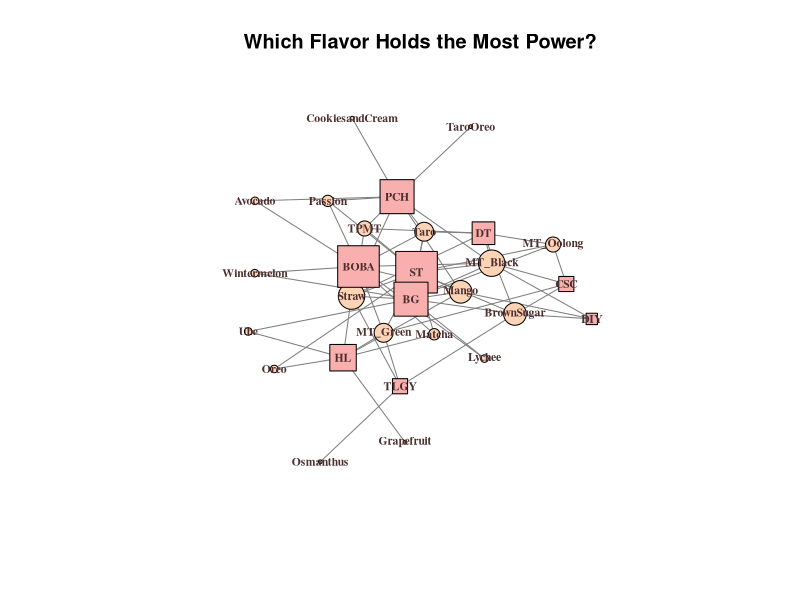
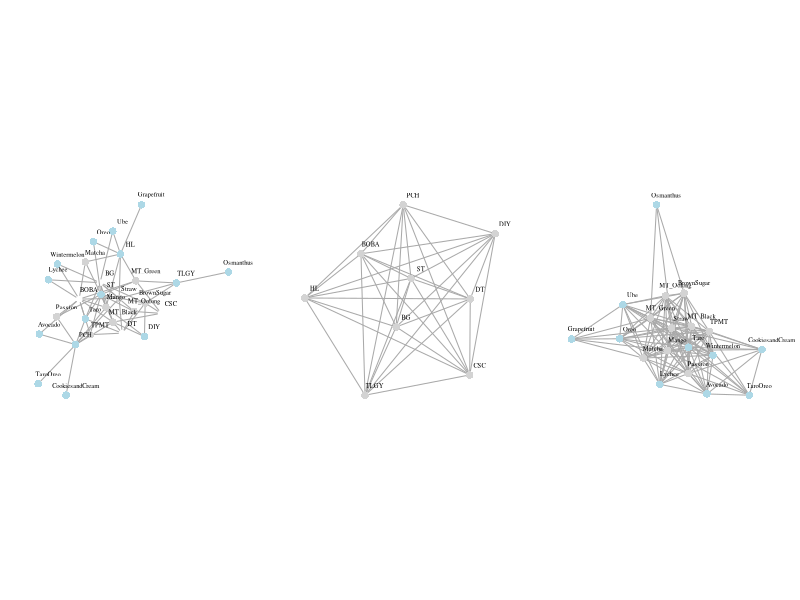
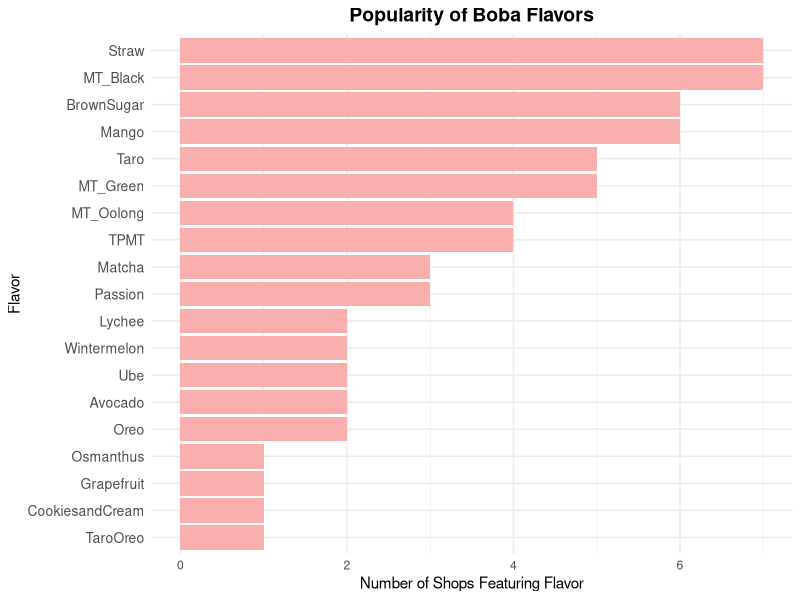

Here is the R script that generated these plots, in order:
## ---- chunk 1
#insert packages
library(igraph)

#read in boba_data csv and create it into a matrix
trial <- read.table("Boba_Data.csv", sep = ",", header = TRUE)

trial <- as.matrix(trial)

#create bi adjacency matrix 
boba <- graph_from_biadjacency_matrix(trial)

id <- c(1,2,3,4,5,6,7,8,9,10,11,12,13,14,15,16,17,18,19,20,21,22,23,24,25,26,27,28)
mode <- c(1,1,1,1,1,1,1,1,1,1,1,1,1,1,1,1,1,1,1,2,2,2,2,2,2,2,2,2) # create mode membership
nodes <- data.frame(id,mode)

## ---- chunk 2
#allows for the labels 
rownames(trial) <- c("TPMT", "MT_Black","MT_Oolong", "MT_Green", "Mango", "Straw", "Passion", "BrownSugar", "Matcha", "Taro", "TaroOreo", "Oreo", "Avocado", "CookiesandCream", "Ube", "Grapefruit", "Osmanthus", "Wintermelon", "Lychee")
colnames(trial) <- c("ST", "PCH", "HL", "DIY", "TLGY", "DT", "BG", "BOBA", "CSC")

V(boba)$name <- c(rownames(trial), colnames(trial))
V(boba)$size <- degree(boba) * 2.2
V(boba)$label.cex <- 0.7
V(boba)$label.degree <- 2
set.seed(5)
boba_plot <- plot(boba, 
     vertex.color=ifelse(nodes[V(boba), 2] == 1, "#FFD3B5", "#F9AFAE"),
     vertex.label = V(boba)$name,
     vertex.label.color = "#4B2E2E",
     vertex.label.font = 2,
     frame.color = NA,
     vertex.shape = ifelse(nodes[V(boba), 2] == 1, "circle", "square"),
     edge.color = "#7E7E7E",
     layout = layout_with_graphopt,
     main = "Which Flavor Holds the Most Power?"
    
     
    
    )

## ---- chunk 3

shops <- trial%*%t(trial)

# shop-by-shop matrix
shopnet <- graph_from_adjacency_matrix(shops, mode="undirected", 
                                          diag = FALSE, weighted = TRUE) # graph object of shop-by-shop network

# flavor-by-flavor matrix showing the number of shops co-supporting each pair of flavors
flavors <- t(trial)%*%(trial) # pre-multiply the transpose by the original matrix to get a flavor preference-by-flavor preference matrix with weighted ties showing the number of shops they share in common

flavornet <- graph_from_adjacency_matrix(flavors, mode = "undirected",
                                         diag = FALSE, weighted = TRUE) # graph object of flavor-by-flavor network
id <- c(1,2,3,4,5,6,7,8,9,10,11,12,13,14,15,16,17,18,19,20,21,22,23,24) # create node ids

# a graph object of the original two-mode data set
trialnet <- graph_from_biadjacency_matrix(trial) # graph object from original two-mode matrix

# visualize all three graph objects and include edge weights when appropriate (use a 1x3 plot space)

id <- c(1,2,3,4,5,6,7,8,9,10,11,12,13,14,15,16,17,18,19,20,21,22,23,24) # create node ids
mode <- c(1,1,1,1,1,1,1,1,1,2,2,2,2,2,2,2,2,2,2,2,2,2,2,2) # create mode membership
trial_nodes <- data.frame(id, mode) # create node data frame to differentiate modes

par(mfrow=c(1,3), mar=c(4,2,4,2), mgp=c(2,0.5,0))

plot(trialnet, vertex.label.cex=.6, vertex.label.color="black", vertex.size=8, 
     vertex.color=ifelse(trial_nodes[V(trialnet), 2] == 1, "lightgray", "lightblue"),
     vertex.frame.color="NA", vertex.label.dist=2)

plot(flavornet, vertex.label.cex=.6, vertex.label.color="black", vertex.size=8, 
     vertex.color=ifelse(trial_nodes[V(trialnet), 2] == 1, "lightgray", "lightblue"),
     vertex.frame.color="NA", vertex.label.dist=2)

plot(shopnet, vertex.label.cex=.6, vertex.label.color="black", vertex.size=8, 
               vertex.color=ifelse(trial_nodes[V(trialnet), 2] == 1, "lightgray", "lightblue"),
               vertex.frame.color="NA", vertex.label.dist=2)

# What is/are the most central policy preferences in the  network? (it is up to you to define and operationalize "central")
degree(flavornet)  

# Which organization would you identify as a potential broker of disparate policy preferences to build a coalition?
betweenness(shopnet, directed = FALSE)

## ---- chunk 4
# Only keep the flavor nodes (first rows of the adjacency matrix)
flavor_names <- rownames(trial)
shop_names <- colnames(trial)

# Calculate degree (number of shops listing that flavor as popular)
flavor_popularity <- rowSums(trial)

# Create a data frame for ggplot
flavor_df <- data.frame(
  Flavor = factor(flavor_names, levels = flavor_names[order(flavor_popularity)]),  # for ordered bar chart
  Popularity = flavor_popularity
)

# Plot using ggplot2
library(ggplot2)

ggplot(flavor_df, aes(x = Flavor, y = Popularity)) +
  geom_bar(stat = "identity", fill = "#F9AFAE") +
  coord_flip() +
  theme_minimal() +
  labs(
    title = "Popularity of Boba Flavors",
    x = "Flavor",
    y = "Number of Shops Featuring Flavor"
  ) +
  theme(
    plot.title = element_text(hjust = 0.5, size = 14, face = "bold"),
    axis.text.y = element_text(size = 10)
  )

